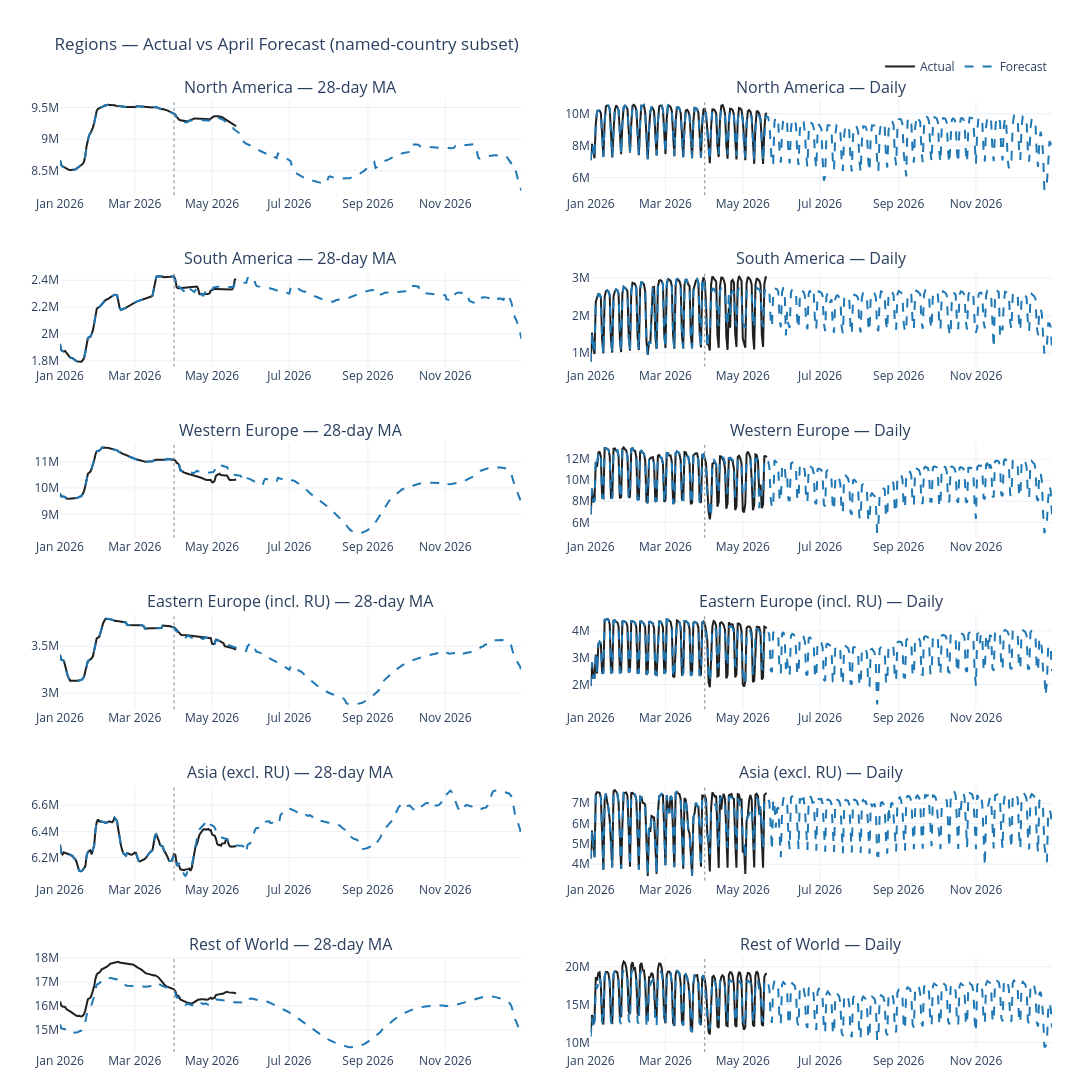

Source (notebook cell):
### Markdown cell above
## 2. Regions

Each region's forecast is the sum of the named countries that fall in it; actuals use the same country list. Africa and Oceania are skipped — no named-country coverage. "Rest of World" uses the forecast's `ROW` bucket against actuals from every country *not* in the named subset.

### Code cell
# [plot-regions]
fig = plot_entities(region_entities, "Regions — Actual vs April Forecast (named-country subset)")
fig.show()

### Figure 1 — Plotly figure (JSON) as saved in the notebook; plotly's stock layout.template omitted (floating-point values rounded to 4 significant figures; data arrays with more than 128 entries replaced by an {"elided": "..."} marker saying what was removed)
{"data": [{"hovertemplate": "%{x|%Y-%m-%d}<br>Actual: %{y:,.0f}<extra></extra>", "legendgroup": "actual", "line": {"color": "#1f1f1f", "width": 2}, "mode": "lines", "name": "Actual", "showlegend": true, "type": "scatter", "x": {"elided": "140 str values"}, "xaxis": "x", "y": {"elided": "140 float values"}, "yaxis": "y"}, {"hovertemplate": "%{x|%Y-%m-%d}<br>Forecast: %{y:,.0f}<extra></extra>", "legendgroup": "forecast", "line": {"color": "#1f77b4", "dash": "dash", "width": 2}, "mode": "lines", "name": "Forecast", "showlegend": true, "type": "scatter", "x": {"elided": "365 str values"}, "xaxis": "x", "y": {"elided": "365 float values"}, "yaxis": "y"}, {"hovertemplate": "%{x|%Y-%m-%d}<br>Actual: %{y:,.0f}<extra></extra>", "legendgroup": "actual", "line": {"color": "#1f1f1f", "width": 2}, "mode": "lines", "name": "Actual", "showlegend": false, "type": "scatter", "x": {"elided": "140 str values"}, "xaxis": "x2", "y": {"elided": "140 int values"}, "yaxis": "y2"}, {"hovertemplate": "%{x|%Y-%m-%d}<br>Forecast: %{y:,.0f}<extra></extra>", "legendgroup": "forecast", "line": {"color": "#1f77b4", "dash": "dash", "width": 2}, "mode": "lines", "name": "Forecast", "showlegend": false, "type": "scatter", "x": {"elided": "365 str values"}, "xaxis": "x2", "y": {"elided": "365 float values"}, "yaxis": "y2"}, {"hovertemplate": "%{x|%Y-%m-%d}<br>Actual: %{y:,.0f}<extra></extra>", "legendgroup": "actual", "line": {"color": "#1f1f1f", "width": 2}, "mode": "lines", "name": "Actual", "showlegend": false, "type": "scatter", "x": {"elided": "140 str values"}, "xaxis": "x3", "y": {"elided": "140 float values"}, "yaxis": "y3"}, {"hovertemplate": "%{x|%Y-%m-%d}<br>Forecast: %{y:,.0f}<extra></extra>", "legendgroup": "forecast", "line": {"color": "#1f77b4", "dash": "dash", "width": 2}, "mode": "lines", "name": "Forecast", "showlegend": false, "type": "scatter", "x": {"elided": "365 str values"}, "xaxis": "x3", "y": {"elided": "365 float values"}, "yaxis": "y3"}, {"hovertemplate": "%{x|%Y-%m-%d}<br>Actual: %{y:,.0f}<extra></extra>", "legendgroup": "actual", "line": {"color": "#1f1f1f", "width": 2}, "mode": "lines", "name": "Actual", "showlegend": false, "type": "scatter", "x": {"elided": "140 str values"}, "xaxis": "x4", "y": {"elided": "140 int values"}, "yaxis": "y4"}, {"hovertemplate": "%{x|%Y-%m-%d}<br>Forecast: %{y:,.0f}<extra></extra>", "legendgroup": "forecast", "line": {"color": "#1f77b4", "dash": "dash", "width": 2}, "mode": "lines", "name": "Forecast", "showlegend": false, "type": "scatter", "x": {"elided": "365 str values"}, "xaxis": "x4", "y": {"elided": "365 float values"}, "yaxis": "y4"}, {"hovertemplate": "%{x|%Y-%m-%d}<br>Actual: %{y:,.0f}<extra></extra>", "legendgroup": "actual", "line": {"color": "#1f1f1f", "width": 2}, "mode": "lines", "name": "Actual", "showlegend": false, "type": "scatter", "x": {"elided": "140 str values"}, "xaxis": "x5", "y": {"elided": "140 float values"}, "yaxis": "y5"}, {"hovertemplate": "%{x|%Y-%m-%d}<br>Forecast: %{y:,.0f}<extra></extra>", "legendgroup": "forecast", "line": {"color": "#1f77b4", "dash": "dash", "width": 2}, "mode": "lines", "name": "Forecast", "showlegend": false, "type": "scatter", "x": {"elided": "365 str values"}, "xaxis": "x5", "y": {"elided": "365 float values"}, "yaxis": "y5"}, {"hovertemplate": "%{x|%Y-%m-%d}<br>Actual: %{y:,.0f}<extra></extra>", "legendgroup": "actual", "line": {"color": "#1f1f1f", "width": 2}, "mode": "lines", "name": "Actual", "showlegend": false, "type": "scatter", "x": {"elided": "140 str values"}, "xaxis": "x6", "y": {"elided": "140 int values"}, "yaxis": "y6"}, {"hovertemplate": "%{x|%Y-%m-%d}<br>Forecast: %{y:,.0f}<extra></extra>", "legendgroup": "forecast", "line": {"color": "#1f77b4", "dash": "dash", "width": 2}, "mode": "lines", "name": "Forecast", "showlegend": false, "type": "scatter", "x": {"elided": "365 str values"}, "xaxis": "x6", "y": {"elided": "365 float values"}, "yaxis": "y6"}, {"hovertemplate": "%{x|%Y-%m-%d}<br>Actual: %{y:,.0f}<extra></extra>", "legendgroup": "actual", "line": {"color": "#1f1f1f", "width": 2}, "mode": "lines", "name": "Actual", "showlegend": false, "type": "scatter", "x": {"elided": "140 str values"}, "xaxis": "x7", "y": {"elided": "140 float values"}, "yaxis": "y7"}, {"hovertemplate": "%{x|%Y-%m-%d}<br>Forecast: %{y:,.0f}<extra></extra>", "legendgroup": "forecast", "line": {"color": "#1f77b4", "dash": "dash", "width": 2}, "mode": "lines", "name": "Forecast", "showlegend": false, "type": "scatter", "x": {"elided": "365 str values"}, "xaxis": "x7", "y": {"elided": "365 float values"}, "yaxis": "y7"}, {"hovertemplate": "%{x|%Y-%m-%d}<br>Actual: %{y:,.0f}<extra></extra>", "legendgroup": "actual", "line": {"color": "#1f1f1f", "width": 2}, "mode": "lines", "name": "Actual", "showlegend": false, "type": "scatter", "x": {"elided": "140 str values"}, "xaxis": "x8", "y": {"elided": "140 int values"}, "yaxis": "y8"}, {"hovertemplate": "%{x|%Y-%m-%d}<br>Forecast: %{y:,.0f}<extra></extra>", "legendgroup": "forecast", "line": {"color": "#1f77b4", "dash": "dash", "width": 2}, "mode": "lines", "name": "Forecast", "showlegend": false, "type": "scatter", "x": {"elided": "365 str values"}, "xaxis": "x8", "y": {"elided": "365 float values"}, "yaxis": "y8"}, {"hovertemplate": "%{x|%Y-%m-%d}<br>Actual: %{y:,.0f}<extra></extra>", "legendgroup": "actual", "line": {"color": "#1f1f1f", "width": 2}, "mode": "lines", "name": "Actual", "showlegend": false, "type": "scatter", "x": {"elided": "140 str values"}, "xaxis": "x9", "y": {"elided": "140 float values"}, "yaxis": "y9"}, {"hovertemplate": "%{x|%Y-%m-%d}<br>Forecast: %{y:,.0f}<extra></extra>", "legendgroup": "forecast", "line": {"color": "#1f77b4", "dash": "dash", "width": 2}, "mode": "lines", "name": "Forecast", "showlegend": false, "type": "scatter", "x": {"elided": "365 str values"}, "xaxis": "x9", "y": {"elided": "365 float values"}, "yaxis": "y9"}, {"hovertemplate": "%{x|%Y-%m-%d}<br>Actual: %{y:,.0f}<extra></extra>", "legendgroup": "actual", "line": {"color": "#1f1f1f", "width": 2}, "mode": "lines", "name": "Actual", "showlegend": false, "type": "scatter", "x": {"elided": "140 str values"}, "xaxis": "x10", "y": {"elided": "140 int values"}, "yaxis": "y10"}, {"hovertemplate": "%{x|%Y-%m-%d}<br>Forecast: %{y:,.0f}<extra></extra>", "legendgroup": "forecast", "line": {"color": "#1f77b4", "dash": "dash", "width": 2}, "mode": "lines", "name": "Forecast", "showlegend": false, "type": "scatter", "x": {"elided": "365 str values"}, "xaxis": "x10", "y": {"elided": "365 float values"}, "yaxis": "y10"}, {"hovertemplate": "%{x|%Y-%m-%d}<br>Actual: %{y:,.0f}<extra></extra>", "legendgroup": "actual", "line": {"color": "#1f1f1f", "width": 2}, "mode": "lines", "name": "Actual", "showlegend": false, "type": "scatter", "x": {"elided": "140 str values"}, "xaxis": "x11", "y": {"elided": "140 float values"}, "yaxis": "y11"}, {"hovertemplate": "%{x|%Y-%m-%d}<br>Forecast: %{y:,.0f}<extra></extra>", "legendgroup": "forecast", "line": {"color": "#1f77b4", "dash": "dash", "width": 2}, "mode": "lines", "name": "Forecast", "showlegend": false, "type": "scatter", "x": {"elided": "365 str values"}, "xaxis": "x11", "y": {"elided": "365 float values"}, "yaxis": "y11"}, {"hovertemplate": "%{x|%Y-%m-%d}<br>Actual: %{y:,.0f}<extra></extra>", "legendgroup": "actual", "line": {"color": "#1f1f1f", "width": 2}, "mode": "lines", "name": "Actual", "showlegend": false, "type": "scatter", "x": {"elided": "140 str values"}, "xaxis": "x12", "y": {"elided": "140 int values"}, "yaxis": "y12"}, {"hovertemplate": "%{x|%Y-%m-%d}<br>Forecast: %{y:,.0f}<extra></extra>", "legendgroup": "forecast", "line": {"color": "#1f77b4", "dash": "dash", "width": 2}, "mode": "lines", "name": "Forecast", "showlegend": false, "type": "scatter", "x": {"elided": "365 str values"}, "xaxis": "x12", "y": {"elided": "365 float values"}, "yaxis": "y12"}], "layout": {"annotations": [{"font": {"size": 16}, "showarrow": false, "text": "North America — 28-day MA", "x": 0.2325, "xanchor": "center", "xref": "paper", "y": 1.0, "yanchor": "bottom", "yref": "paper"}, {"font": {"size": 16}, "showarrow": false, "text": "North America — Daily", "x": 0.7675, "xanchor": "center", "xref": "paper", "y": 1.0, "yanchor": "bottom", "yref": "paper"}, {"font": {"size": 16}, "showarrow": false, "text": "South America — 28-day MA", "x": 0.2325, "xanchor": "center", "xref": "paper", "y": 0.82, "yanchor": "bottom", "yref": "paper"}, {"font": {"size": 16}, "showarrow": false, "text": "South America — Daily", "x": 0.7675, "xanchor": "center", "xref": "paper", "y": 0.82, "yanchor": "bottom", "yref": "paper"}, {"font": {"size": 16}, "showarrow": false, "text": "Western Europe — 28-day MA", "x": 0.2325, "xanchor": "center", "xref": "paper", "y": 0.64, "yanchor": "bottom", "yref": "paper"}, {"font": {"size": 16}, "showarrow": false, "text": "Western Europe — Daily", "x": 0.7675, "xanchor": "center", "xref": "paper", "y": 0.64, "yanchor": "bottom", "yref": "paper"}, {"font": {"size": 16}, "showarrow": false, "text": "Eastern Europe (incl. RU) — 28-day MA", "x": 0.2325, "xanchor": "center", "xref": "paper", "y": 0.46, "yanchor": "bottom", "yref": "paper"}, {"font": {"size": 16}, "showarrow": false, "text": "Eastern Europe (incl. RU) — Daily", "x": 0.7675, "xanchor": "center", "xref": "paper", "y": 0.46, "yanchor": "bottom", "yref": "paper"}, {"font": {"size": 16}, "showarrow": false, "text": "Asia (excl. RU) — 28-day MA", "x": 0.2325, "xanchor": "center", "xref": "paper", "y": 0.28, "yanchor": "bottom", "yref": "paper"}, {"font": {"size": 16}, "showarrow": false, "text": "Asia (excl. RU) — Daily", "x": 0.7675, "xanchor": "center", "xref": "paper", "y": 0.28, "yanchor": "bottom", "yref": "paper"}, {"font": {"size": 16}, "showarrow": false, "text": "Rest of World — 28-day MA", "x": 0.2325, "xanchor": "center", "xref": "paper", "y": 0.1, "yanchor": "bottom", "yref": "paper"}, {"font": {"size": 16}, "showarrow": false, "text": "Rest of World — Daily", "x": 0.7675, "xanchor": "center", "xref": "paper", "y": 0.1, "yanchor": "bottom", "yref": "paper"}], "height": 2360, "hovermode": "x unified", "legend": {"orientation": "h", "x": 1, "xanchor": "right", "y": 1.02, "yanchor": "bottom"}, "margin": {"b": 40, "l": 60, "r": 40, "t": 100}, "shapes": [{"line": {"color": "#888", "dash": "dot", "width": 1}, "type": "line", "x0": "2026-04-01T00:00:00", "x1": "2026-04-01T00:00:00", "xref": "x", "y0": 0, "y1": 1, "yref": "y domain"}, {"line": {"color": "#888", "dash": "dot", "width": 1}, "type": "line", "x0": "2026-04-01T00:00:00", "x1": "2026-04-01T00:00:00", "xref": "x2", "y0": 0, "y1": 1, "yref": "y2 domain"}, {"line": {"color": "#888", "dash": "dot", "width": 1}, "type": "line", "x0": "2026-04-01T00:00:00", "x1": "2026-04-01T00:00:00", "xref": "x3", "y0": 0, "y1": 1, "yref": "y3 domain"}, {"line": {"color": "#888", "dash": "dot", "width": 1}, "type": "line", "x0": "2026-04-01T00:00:00", "x1": "2026-04-01T00:00:00", "xref": "x4", "y0": 0, "y1": 1, "yref": "y4 domain"}, {"line": {"color": "#888", "dash": "dot", "width": 1}, "type": "line", "x0": "2026-04-01T00:00:00", "x1": "2026-04-01T00:00:00", "xref": "x5", "y0": 0, "y1": 1, "yref": "y5 domain"}, {"line": {"color": "#888", "dash": "dot", "width": 1}, "type": "line", "x0": "2026-04-01T00:00:00", "x1": "2026-04-01T00:00:00", "xref": "x6", "y0": 0, "y1": 1, "yref": "y6 domain"}, {"line": {"color": "#888", "dash": "dot", "width": 1}, "type": "line", "x0": "2026-04-01T00:00:00", "x1": "2026-04-01T00:00:00", "xref": "x7", "y0": 0, "y1": 1, "yref": "y7 domain"}, {"line": {"color": "#888", "dash": "dot", "width": 1}, "type": "line", "x0": "2026-04-01T00:00:00", "x1": "2026-04-01T00:00:00", "xref": "x8", "y0": 0, "y1": 1, "yref": "y8 domain"}, {"line": {"color": "#888", "dash": "dot", "width": 1}, "type": "line", "x0": "2026-04-01T00:00:00", "x1": "2026-04-01T00:00:00", "xref": "x9", "y0": 0, "y1": 1, "yref": "y9 domain"}, {"line": {"color": "#888", "dash": "dot", "width": 1}, "type": "line", "x0": "2026-04-01T00:00:00", "x1": "2026-04-01T00:00:00", "xref": "x10", "y0": 0, "y1": 1, "yref": "y10 domain"}, {"line": {"color": "#888", "dash": "dot", "width": 1}, "type": "line", "x0": "2026-04-01T00:00:00", "x1": "2026-04-01T00:00:00", "xref": "x11", "y0": 0, "y1": 1, "yref": "y11 domain"}, {"line": {"color": "#888", "dash": "dot", "width": 1}, "type": "line", "x0": "2026-04-01T00:00:00", "x1": "2026-04-01T00:00:00", "xref": "x12", "y0": 0, "y1": 1, "yref": "y12 domain"}], "title": {"text": "Regions — Actual vs April Forecast (named-country subset)"}, "width": 1300, "xaxis": {"anchor": "y", "domain": [0, 0.465], "range": ["2026-01-01T00:00:00", "2026-12-31T00:00:00"]}, "xaxis10": {"anchor": "y10", "domain": [0.535, 1.0], "range": ["2026-01-01T00:00:00", "2026-12-31T00:00:00"]}, "xaxis11": {"anchor": "y11", "domain": [0, 0.465], "range": ["2026-01-01T00:00:00", "2026-12-31T00:00:00"]}, "xaxis12": {"anchor": "y12", "domain": [0.535, 1.0], "range": ["2026-01-01T00:00:00", "2026-12-31T00:00:00"]}, "xaxis2": {"anchor": "y2", "domain": [0.535, 1.0], "range": ["2026-01-01T00:00:00", "2026-12-31T00:00:00"]}, "xaxis3": {"anchor": "y3", "domain": [0, 0.465], "range": ["2026-01-01T00:00:00", "2026-12-31T00:00:00"]}, "xaxis4": {"anchor": "y4", "domain": [0.535, 1.0], "range": ["2026-01-01T00:00:00", "2026-12-31T00:00:00"]}, "xaxis5": {"anchor": "y5", "domain": [0, 0.465], "range": ["2026-01-01T00:00:00", "2026-12-31T00:00:00"]}, "xaxis6": {"anchor": "y6", "domain": [0.535, 1.0], "range": ["2026-01-01T00:00:00", "2026-12-31T00:00:00"]}, "xaxis7": {"anchor": "y7", "domain": [0, 0.465], "range": ["2026-01-01T00:00:00", "2026-12-31T00:00:00"]}, "xaxis8": {"anchor": "y8", "domain": [0.535, 1.0], "range": ["2026-01-01T00:00:00", "2026-12-31T00:00:00"]}, "xaxis9": {"anchor": "y9", "domain": [0, 0.465], "range": ["2026-01-01T00:00:00", "2026-12-31T00:00:00"]}, "yaxis": {"anchor": "x", "domain": [0.9, 1.0], "tickformat": "~s"}, "yaxis10": {"anchor": "x10", "domain": [0.18, 0.28], "tickformat": "~s"}, "yaxis11": {"anchor": "x11", "domain": [0, 0.1], "tickformat": "~s"}, "yaxis12": {"anchor": "x12", "domain": [0, 0.1], "tickformat": "~s"}, "yaxis2": {"anchor": "x2", "domain": [0.9, 1.0], "tickformat": "~s"}, "yaxis3": {"anchor": "x3", "domain": [0.72, 0.82], "tickformat": "~s"}, "yaxis4": {"anchor": "x4", "domain": [0.72, 0.82], "tickformat": "~s"}, "yaxis5": {"anchor": "x5", "domain": [0.54, 0.64], "tickformat": "~s"}, "yaxis6": {"anchor": "x6", "domain": [0.54, 0.64], "tickformat": "~s"}, "yaxis7": {"anchor": "x7", "domain": [0.36, 0.46], "tickformat": "~s"}, "yaxis8": {"anchor": "x8", "domain": [0.36, 0.46], "tickformat": "~s"}, "yaxis9": {"anchor": "x9", "domain": [0.18, 0.28], "tickformat": "~s"}}}
